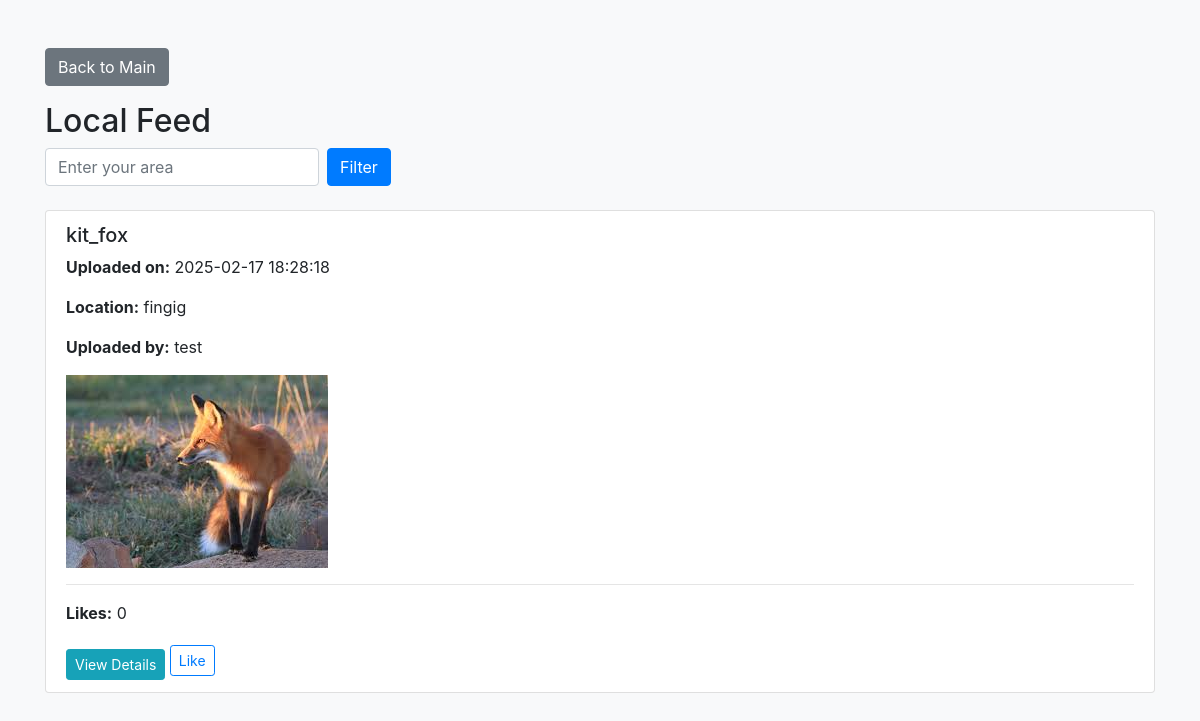
Before: /feed (signed in) with the older database file.
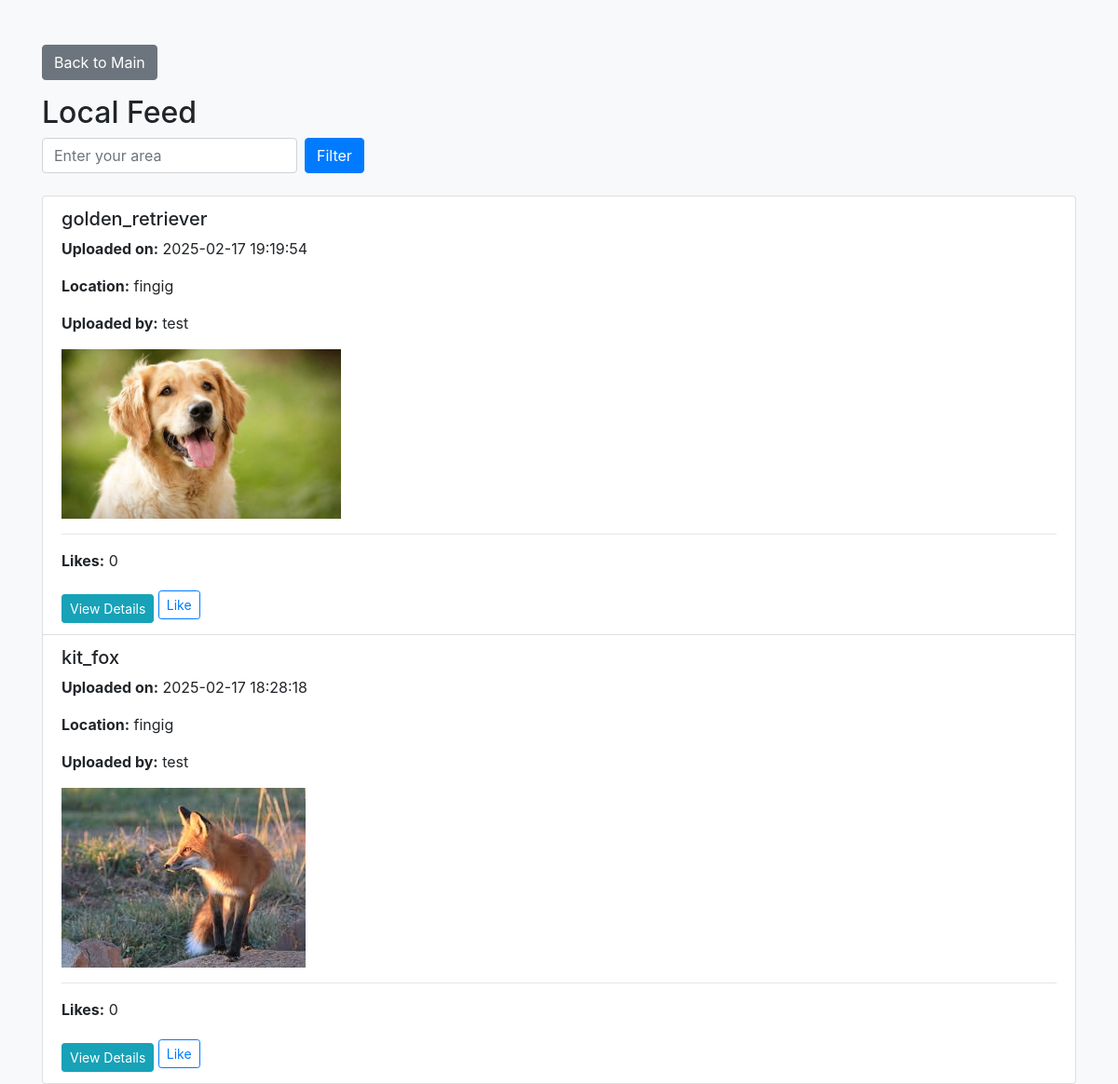
After: the same page with the newer database file.
### app.py (models this page shows, shortened)
class ImageResult(db.Model):
    user = db.relationship('User', backref='uploads')
    likes = db.relationship('Like', backref='upload', lazy='dynamic')
    id = db.Column(db.Integer, primary_key=True)
    filename = db.Column(db.String(200), nullable=False)
    label = db.Column(db.String(100), nullable=False)
    summary_text = db.Column(db.Text, nullable=True)
    stats_json = db.Column(db.Text, nullable=True)
    upload_time = db.Column(db.DateTime, default=datetime.utcnow)
    user_id = db.Column(db.Integer, db.ForeignKey('user.id'))  # Link to User
    location = db.Column(db.String(100), nullable=True)  # NEW field for area

class User(db.Model, UserMixin):
    id = db.Column(db.Integer, primary_key=True)
    username = db.Column(db.String(150), unique=True, nullable=False)
    password_hash = db.Column(db.String(200), nullable=False)
    points = db.Column(db.Integer, default=0)  # points earned for uploads

### app.py (the view)
@app.route('/feed')
@login_required
def feed():
    query_location = request.args.get('location', None)
    if query_location:
         results = ImageResult.query.filter(
             ImageResult.location.ilike(f"%{query_location}%")
         ).order_by(ImageResult.upload_time.desc()).all()
    else:
         results = ImageResult.query.order_by(ImageResult.upload_time.desc()).all()
    return render_template('feed.html', results=results, query_location=query_location)

### app.py (called while the page is built)
@login_manager.user_loader
def load_user(user_id):
    return User.query.get(int(user_id))

### templates/feed.html (shortened to what this page needs)
<!doctype html>
<html lang="en">
<head>
  <link rel="stylesheet" href="https://stackpath.bootstrapcdn.com/bootstrap/4.5.2/css/bootstrap.min.css">
</head>
<body class="bg-light">
  <div class="container mt-5">
    <a href="{{ url_for('main') }}" class="btn btn-secondary mb-3">Back to Main</a>
    <h2>Local Feed</h2>
    <form method="get" action="{{ url_for('feed') }}" class="form-inline mb-4">
      <div class="form-group mr-2">
        <input type="text" name="location" class="form-control" placeholder="Enter your area" value="{{ query_location or '' }}">
      </div>
      <button type="submit" class="btn btn-primary">Filter</button>
    </form>
    {% if results %}
    <div class="list-group">
      {% for result in results %}
        <div class="list-group-item">
          <h5>{{ result.label }}</h5>
          <p><strong>Uploaded on:</strong> {{ result.upload_time.strftime('%Y-%m-%d %H:%M:%S') }}</p>
          {% if result.location %}
            <p><strong>Location:</strong> {{ result.location }}</p>
          {% endif %}
          <p><strong>Uploaded by:</strong> {{ result.user.username }}</p>
          <img src="{{ url_for('static', filename='uploads/' + result.filename) }}" alt="Image" class="img-fluid" style="max-width:300px;">
          <hr>
          {% set like_count = result.likes.count() %}
          <p><strong>Likes:</strong> {{ like_count }}</p>
          <a href="{{ url_for('upload_detail', upload_id=result.id) }}" class="btn btn-sm btn-info mt-2">View Details</a>
          <a href="{{ url_for('like', upload_id=result.id) }}" class="btn btn-sm btn-outline-primary">
            {% if current_user.id in result.likes | map(attribute='user_id') | list %}
              Unlike
            {% else %}
              Like
            {% endif %}
          </a>
        </div>
      {% endfor %}
    </div>
  {% else %}
    <p>No uploads found for the specified area.</p>
  {% endif %}
  </div>
</body>
</html>

Changed rows visible on the page:
added ImageResult: label "golden_retriever", upload_time "2025-02-17 19:19:54", location "fingig", user.username "test", filename (picture), like_count "0"
